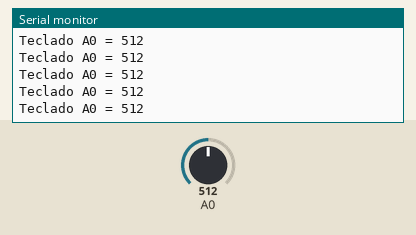
Bench run of a sketch on a simulated Arduino Uno, built with avr-gcc and run on an emulated ATmega328P. Shown: the last lines printed to the serial monitor. The inputs (shaded band) are chosen by the test bench; at power-on: A0 = 512.

Above: at 1.2 s.
1.3 s: A0 set to 716
At 1.45 s:
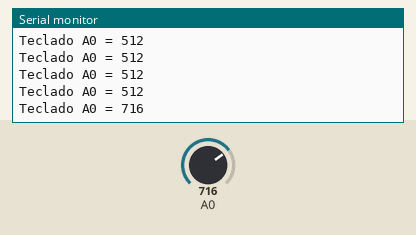
2.8 s: A0 set to 900
At 2.9 s:
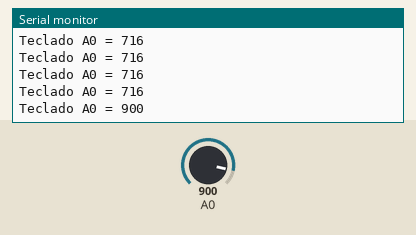
Timing chart, 0 to 5.8 s (numbered marks = the images above; inputs shaded):
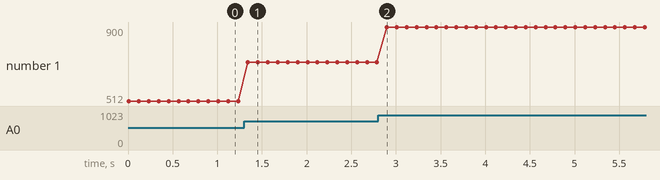

The sketch:

LEDRGB_BUTTON.ino
```cpp
void setup()
{
  Serial.begin(9600); //Inicia a serial com um baud rate de 9600
}

void loop()
{
  long tecladoA0=0; //Cria variável para ler o teclado ligado ao pino A0

  for(int i=0;i<100;i++) //Laço para fazer 100 leituras
  {
    tecladoA0 = tecladoA0+analogRead(A0); //Soma a leitura anterior com a leitura atual de A0
  }

  tecladoA0 = tecladoA0/100;

  Serial.print("Teclado A0 = "); //Imprime no Serial Monitor "Teclado A0 = "
  Serial.println(tecladoA0); //Imprime o valor de A0
  Serial.print("\n\n"); //Pula 2 linha no Serial Monitor

  delay(100); //Aguarda 100 milissegundos

}
```

Measured:
- after the input at 1.3 s, the serial monitor: prints a new line at once (image 1)
- after the input at 2.8 s, the serial monitor: prints a new line after 0.10 s (image 2)
- plotted number 1: 512 → 716 after the input at 1.3 s, 716 → 900 after the input at 2.8 s
